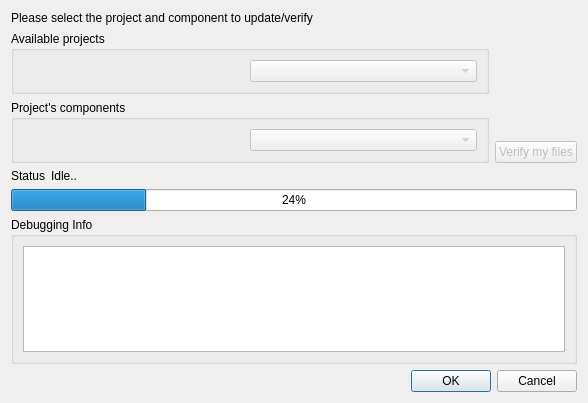
<?xml version="1.0" encoding="UTF-8"?>
<ui version="4.0">
 <class>UpdaterDlg</class>
 <widget class="QDialog" name="UpdaterDlg">
  <property name="geometry">
   <rect>
    <x>0</x>
    <y>0</y>
    <width>588</width>
    <height>403</height>
   </rect>
  </property>
  <property name="windowTitle">
   <string>Segs Launcher Verifier 0.0.4</string>
  </property>
  <layout class="QVBoxLayout" name="verticalLayout_5">
   <item>
    <layout class="QHBoxLayout" name="horizontalLayout_4">
     <property name="sizeConstraint">
      <enum>QLayout::SetMinimumSize</enum>
     </property>
     <item>
      <layout class="QVBoxLayout" name="verticalLayout_2">
       <property name="sizeConstraint">
        <enum>QLayout::SetMinimumSize</enum>
       </property>
       <item>
        <widget class="QLabel" name="label">
         <property name="sizePolicy">
          <sizepolicy hsizetype="Minimum" vsizetype="Minimum">
           <horstretch>0</horstretch>
           <verstretch>0</verstretch>
          </sizepolicy>
         </property>
         <property name="text">
          <string>Please select the project and component to update/verify</string>
         </property>
        </widget>
       </item>
       <item>
        <widget class="QGroupBox" name="groupBox_2">
         <property name="enabled">
          <bool>true</bool>
         </property>
         <property name="sizePolicy">
          <sizepolicy hsizetype="Preferred" vsizetype="Minimum">
           <horstretch>0</horstretch>
           <verstretch>0</verstretch>
          </sizepolicy>
         </property>
         <property name="title">
          <string>Available projects</string>
         </property>
         <layout class="QHBoxLayout" name="horizontalLayout">
          <item>
           <spacer name="horizontalSpacer">
            <property name="orientation">
             <enum>Qt::Horizontal</enum>
            </property>
            <property name="sizeHint" stdset="0">
             <size>
              <width>40</width>
              <height>20</height>
             </size>
            </property>
           </spacer>
          </item>
          <item>
           <widget class="QComboBox" name="projectSelector">
            <property name="enabled">
             <bool>false</bool>
            </property>
            <property name="sizePolicy">
             <sizepolicy hsizetype="Expanding" vsizetype="Fixed">
              <horstretch>0</horstretch>
              <verstretch>0</verstretch>
             </sizepolicy>
            </property>
           </widget>
          </item>
         </layout>
        </widget>
       </item>
       <item>
        <widget class="QGroupBox" name="componentBox">
         <property name="enabled">
          <bool>true</bool>
         </property>
         <property name="sizePolicy">
          <sizepolicy hsizetype="Preferred" vsizetype="Minimum">
           <horstretch>0</horstretch>
           <verstretch>0</verstretch>
          </sizepolicy>
         </property>
         <property name="title">
          <string>Project's components</string>
         </property>
         <layout class="QHBoxLayout" name="horizontalLayout_3">
          <item>
           <spacer name="horizontalSpacer_2">
            <property name="orientation">
             <enum>Qt::Horizontal</enum>
            </property>
            <property name="sizeHint" stdset="0">
             <size>
              <width>40</width>
              <height>20</height>
             </size>
            </property>
           </spacer>
          </item>
          <item>
           <widget class="QComboBox" name="componentSelector">
            <property name="enabled">
             <bool>false</bool>
            </property>
            <property name="sizePolicy">
             <sizepolicy hsizetype="Expanding" vsizetype="Fixed">
              <horstretch>0</horstretch>
              <verstretch>0</verstretch>
             </sizepolicy>
            </property>
           </widget>
          </item>
         </layout>
        </widget>
       </item>
      </layout>
     </item>
     <item>
      <layout class="QVBoxLayout" name="verticalLayout_4">
       <item>
        <spacer name="verticalSpacer">
         <property name="orientation">
          <enum>Qt::Vertical</enum>
         </property>
         <property name="sizeType">
          <enum>QSizePolicy::Expanding</enum>
         </property>
         <property name="sizeHint" stdset="0">
          <size>
           <width>20</width>
           <height>40</height>
          </size>
         </property>
        </spacer>
       </item>
       <item>
        <widget class="QPushButton" name="beginBtn">
         <property name="enabled">
          <bool>false</bool>
         </property>
         <property name="sizePolicy">
          <sizepolicy hsizetype="Fixed" vsizetype="Fixed">
           <horstretch>0</horstretch>
           <verstretch>0</verstretch>
          </sizepolicy>
         </property>
         <property name="toolTip">
          <string>&lt;!DOCTYPE HTML PUBLIC &quot;-//W3C//DTD HTML 4.0//EN&quot; &quot;http://www.w3.org/TR/REC-html40/strict.dtd&quot;&gt;
&lt;html&gt;&lt;head&gt;&lt;meta name=&quot;qrichtext&quot; content=&quot;1&quot; /&gt;&lt;style type=&quot;text/css&quot;&gt;
p, li { white-space: pre-wrap; }
&lt;/style&gt;&lt;/head&gt;&lt;body style=&quot; font-family:'Ubuntu'; font-size:9pt; font-weight:400; font-style:normal;&quot;&gt;
&lt;p style=&quot; margin-top:0px; margin-bottom:0px; margin-left:0px; margin-right:0px; -qt-block-indent:0; text-indent:0px;&quot;&gt;This will verify if a given directory's &lt;span style=&quot; font-weight:600;&quot;&gt;content&lt;/span&gt; match the downloaded &lt;span style=&quot; font-weight:600;&quot;&gt;manifest&lt;/span&gt;.&lt;/p&gt;&lt;/body&gt;&lt;/html&gt;</string>
         </property>
         <property name="text">
          <string>Verify my files</string>
         </property>
        </widget>
       </item>
      </layout>
     </item>
    </layout>
   </item>
   <item>
    <layout class="QVBoxLayout" name="verticalLayout">
     <item>
      <layout class="QHBoxLayout" name="horizontalLayout_2">
       <item>
        <widget class="QLabel" name="label_1">
         <property name="sizePolicy">
          <sizepolicy hsizetype="Minimum" vsizetype="Preferred">
           <horstretch>0</horstretch>
           <verstretch>0</verstretch>
          </sizepolicy>
         </property>
         <property name="text">
          <string>Status</string>
         </property>
         <property name="textInteractionFlags">
          <set>Qt::NoTextInteraction</set>
         </property>
        </widget>
       </item>
       <item>
        <widget class="QLabel" name="status_text">
         <property name="sizePolicy">
          <sizepolicy hsizetype="Expanding" vsizetype="Preferred">
           <horstretch>0</horstretch>
           <verstretch>0</verstretch>
          </sizepolicy>
         </property>
         <property name="text">
          <string>Idle..</string>
         </property>
        </widget>
       </item>
      </layout>
     </item>
     <item>
      <widget class="QProgressBar" name="progressBar">
       <property name="value">
        <number>24</number>
       </property>
      </widget>
     </item>
    </layout>
   </item>
   <item>
    <widget class="QGroupBox" name="groupBox">
     <property name="sizePolicy">
      <sizepolicy hsizetype="Expanding" vsizetype="Expanding">
       <horstretch>0</horstretch>
       <verstretch>0</verstretch>
      </sizepolicy>
     </property>
     <property name="title">
      <string>Debugging Info</string>
     </property>
     <layout class="QVBoxLayout" name="verticalLayout_3">
      <item>
       <widget class="QPlainTextEdit" name="debug_text">
        <property name="undoRedoEnabled">
         <bool>false</bool>
        </property>
        <property name="readOnly">
         <bool>true</bool>
        </property>
       </widget>
      </item>
     </layout>
    </widget>
   </item>
   <item>
    <widget class="QDialogButtonBox" name="buttonBox">
     <property name="orientation">
      <enum>Qt::Horizontal</enum>
     </property>
     <property name="standardButtons">
      <set>QDialogButtonBox::Cancel|QDialogButtonBox::Ok</set>
     </property>
    </widget>
   </item>
  </layout>
 </widget>
 <resources/>
 <connections>
  <connection>
   <sender>buttonBox</sender>
   <signal>accepted()</signal>
   <receiver>Dialog</receiver>
   <slot>accept()</slot>
   <hints>
    <hint type="sourcelabel">
     <x>227</x>
     <y>377</y>
    </hint>
    <hint type="destinationlabel">
     <x>157</x>
     <y>274</y>
    </hint>
   </hints>
  </connection>
  <connection>
   <sender>buttonBox</sender>
   <signal>rejected()</signal>
   <receiver>Dialog</receiver>
   <slot>reject()</slot>
   <hints>
    <hint type="sourcelabel">
     <x>295</x>
     <y>383</y>
    </hint>
    <hint type="destinationlabel">
     <x>286</x>
     <y>274</y>
    </hint>
   </hints>
  </connection>
 </connections>
</ui>
